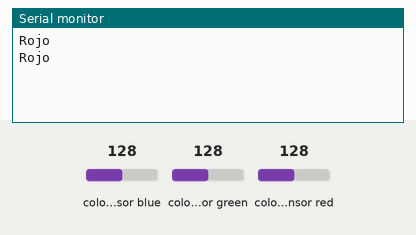
Simulated run of this sketch. Board: Arduino Uno, built with avr-gcc and run on an emulated ATmega328P. On the bench: the last lines printed to the serial monitor. The test bench sets the inputs (shaded band); at power-on: colour sensor blue 128, colour sensor green 128, colour sensor red 128.

Above: at 2.0 s.
2.1 s: colour sensor blue set to 5
At 2.9 s:
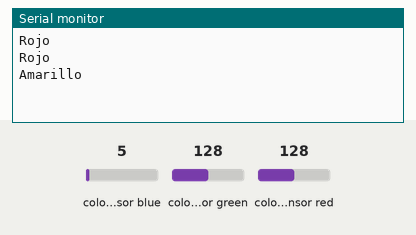
4.9 s: colour sensor green set to 64
At 6.6 s:
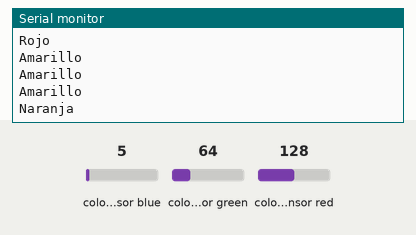
8.2 s: colour sensor red set to 5
At 9.9 s:
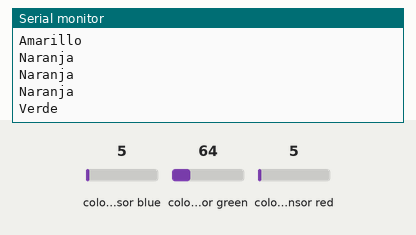
11.6 s: colour sensor blue set to 64
At 12.9 s:
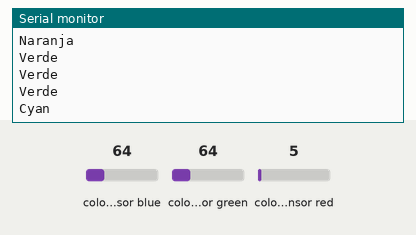
14.9 s: colour sensor green set to 5
At 16.6 s:
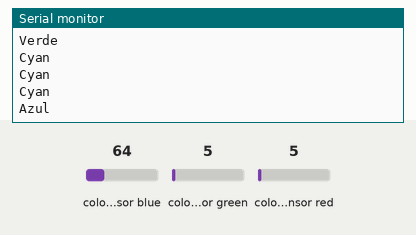
18.2 s: colour sensor red set to 64
At 19.9 s:
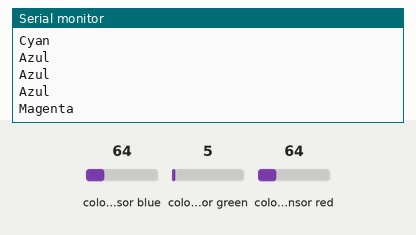

The sketch:

CsensorColorRGB.ino
```cpp
#include <Wire.h>
#include "Adafruit_TCS34725.h"
#include "ColorConverterLib.h"
Adafruit_TCS34725 tcs = Adafruit_TCS34725(TCS34725_INTEGRATIONTIME_50MS, TCS34725_GAIN_1X);
void setup()
{
  Serial.begin(9600);
  if (!tcs.begin())
  {
    Serial.println("Error al iniciar TCS34725");
    while (1) delay(1000);
  }
}
void loop()
{
  uint16_t clear, red, green, blue;
  tcs.setInterrupt(false);
  delay(60); // Cuesta 50ms capturar el color
  tcs.getRawData(&red, &green, &blue, &clear);
  tcs.setInterrupt(true);
  // Hacer rgb medición relativa
  uint32_t sum = clear;
  float r, g, b;
  r = red; r /= sum;
  g = green; g /= sum;
  b = blue; b /= sum;
  // Escalar rgb a bytes
  r *= 256; g *= 256; b *= 256;
  // Convertir a hue, saturation, value
  double hue, saturation, value;
  ColorConverter::RgbToHsv(static_cast<uint8_t>(r), static_cast<uint8_t>(g), static_cast<uint8_t>(b), hue, saturation, value);
  // Mostrar nombre de color
  printColorName(hue * 360);
  delay(1000);
}
void printColorName(double hue)
{
  if (hue < 15)
  {
    Serial.println("Rojo");
  }
  else if (hue < 45)
  {
    Serial.println("Naranja");
  }
  else if (hue < 90)
  {
    Serial.println("Amarillo");
  }
  else if (hue < 150)
  {
    Serial.println("Verde");
  }
  else if (hue < 210)
  {
    Serial.println("Cyan");
  }
  else if (hue < 270)
  {
    Serial.println("Azul");
  }
  else if (hue < 330)
  {
    Serial.println("Magenta");
  }
  else
  {
    Serial.println("Rojo");
  }
}
```

Measured:
- after the input at 2.1 s, the serial monitor: prints a new line after 0.23 s (image 1)
- after the input at 4.9 s, the serial monitor: prints a new line after 0.77 s (image 2)
- after the input at 8.2 s, the serial monitor: prints a new line after 0.80 s (image 3)
- after the input at 11.6 s, the serial monitor: prints a new line after 0.73 s (image 4)
- after the input at 14.9 s, the serial monitor: prints a new line after 0.76 s (image 5)
- after the input at 18.2 s, the serial monitor: prints a new line after 0.80 s (image 6)
